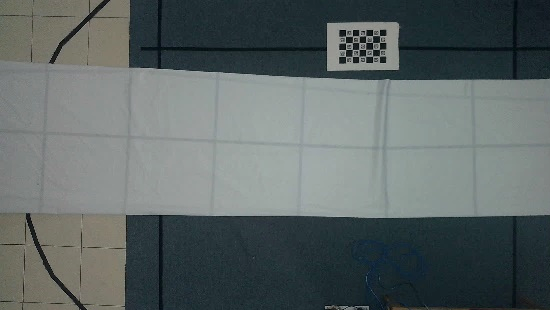
#> input picture RAW/IMG STITCHING/DATA TEST STITCHING/P1.png, 550 x 310 px, found by its file name
$ python IMSTITCH-FULL.py
#> lines starting #> are read from the running program, lines starting #| are printed output that depends on the picture
import cv2
import numpy as np
import matplotlib.pyplot as plt

# Load images for stitching
image1 = cv2.imread('D:\SKRIPSI related\PY\IMG STITCHING\DATA TEST STITCHING\P1.png')
#> image1 is the input picture: shape (310, 550, 3); mean B, G, R 102, 102.4, 93.6
image2 = cv2.imread('D:\SKRIPSI related\PY\IMG STITCHING\DATA TEST STITCHING\P2.png')
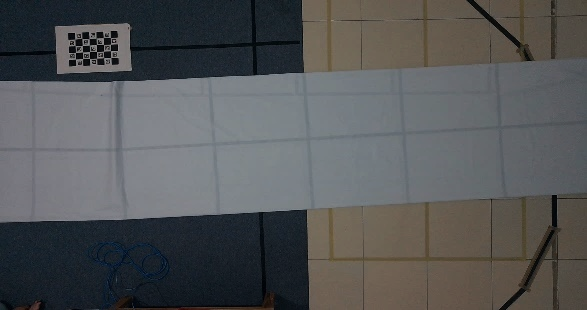
#> input picture RAW/IMG STITCHING/DATA TEST STITCHING/P2.png, 587 x 310 px, found by its file name
#> image2 is the input picture: shape (310, 587, 3); mean B, G, R 87.2, 86.1, 84.7

# Tampilkan gambar asli secara bersebelahan
fig, ax = plt.subplots(1, 2, figsize=(14, 10))
ax[0].imshow(image1)
ax[0].set_title("PIC 1 (un)")
ax[0].axis("off")
ax[1].imshow(image2)
ax[1].set_title("PIC 2 (un)")
ax[1].axis("off")
plt.show()
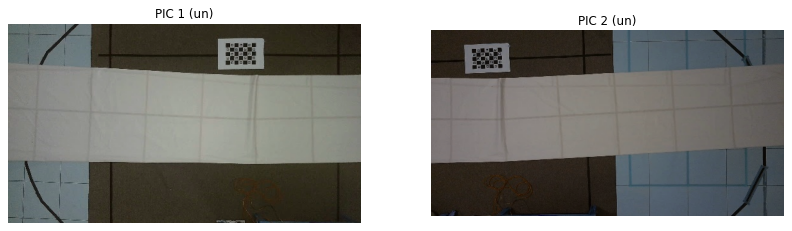
#> figure drawn by matplotlib, 2 panels; B, G, R data is drawn as R, G, B

#> (the run stopped early here; a loop or call above may not have finished)
